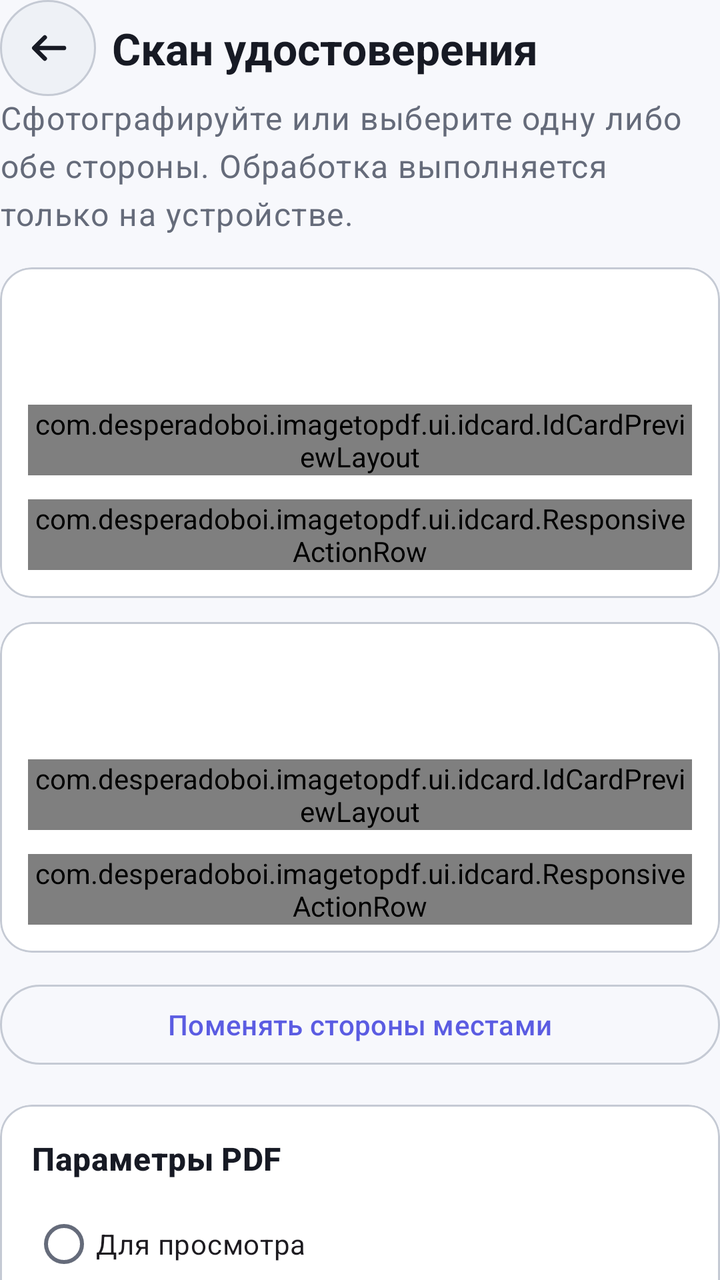
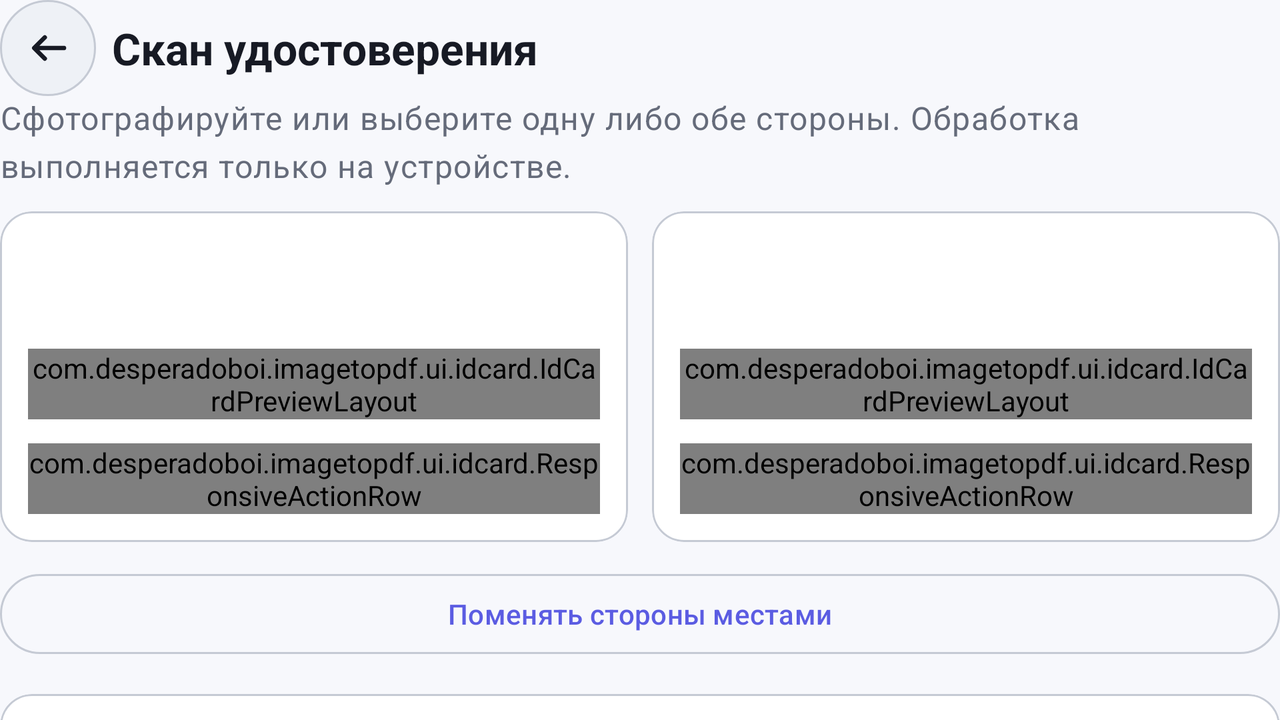

An Android layout and its configuration variant, each rendered on a device that would load it. The default file and the variant file are quoted in full after the pictures.
<!-- AndroidManifest.xml: application theme Theme.ImageToPDF.Starting -->
<!-- res/layout/fragment_id_card_scan.xml -->
<?xml version="1.0" encoding="utf-8"?>
<androidx.constraintlayout.widget.ConstraintLayout xmlns:android="http://schemas.android.com/apk/res/android"
    xmlns:app="http://schemas.android.com/apk/res-auto"
    xmlns:tools="http://schemas.android.com/tools"
    android:layout_width="match_parent"
    android:layout_height="match_parent"
    android:background="?android:attr/colorBackground">

    <ImageButton
        android:id="@+id/button_id_card_back"
        android:layout_width="@dimen/touch_target"
        android:layout_height="@dimen/touch_target"
        android:background="@drawable/bg_icon_button_round"
        android:contentDescription="@string/id_card_back_content_description"
        android:padding="12dp"
        android:src="@drawable/ic_action_back_24"
        app:layout_constraintStart_toStartOf="parent"
        app:layout_constraintTop_toTopOf="parent"
        app:tint="?attr/colorOnSurface" />

    <TextView
        android:id="@+id/text_id_card_title"
        android:layout_width="0dp"
        android:layout_height="wrap_content"
        android:layout_marginStart="8dp"
        android:gravity="center_vertical"
        android:maxLines="2"
        android:minHeight="@dimen/touch_target"
        android:text="@string/id_card_scan_title"
        android:textAppearance="?attr/textAppearanceTitleLarge"
        android:textColor="?attr/colorOnSurface"
        android:textStyle="bold"
        app:layout_constraintEnd_toEndOf="parent"
        app:layout_constraintStart_toEndOf="@id/button_id_card_back"
        app:layout_constraintTop_toTopOf="parent" />

    <androidx.core.widget.NestedScrollView
        android:id="@+id/scroll_id_card"
        android:layout_width="0dp"
        android:layout_height="0dp"
        android:clipToPadding="false"
        android:fillViewport="true"
        android:paddingBottom="@dimen/content_spacing_medium"
        app:layout_constraintBottom_toBottomOf="parent"
        app:layout_constraintEnd_toEndOf="parent"
        app:layout_constraintStart_toStartOf="parent"
        app:layout_constraintWidth_max="@dimen/id_card_content_max_width"
        app:layout_constraintTop_toBottomOf="@id/text_id_card_title">

        <LinearLayout
            android:layout_width="match_parent"
            android:layout_height="wrap_content"
            android:orientation="vertical">

            <TextView
                android:layout_width="match_parent"
                android:layout_height="wrap_content"
                android:text="@string/id_card_scan_explanation"
                android:textAppearance="?attr/textAppearanceBodyLarge"
                android:textColor="?attr/colorOnSurfaceVariant" />

            <include
                android:id="@+id/card_id_front"
                layout="@layout/view_id_card_side"
                android:layout_width="match_parent"
                android:layout_height="wrap_content"
                android:layout_marginTop="@dimen/content_spacing_medium" />

            <include
                android:id="@+id/card_id_back"
                layout="@layout/view_id_card_side"
                android:layout_width="match_parent"
                android:layout_height="wrap_content"
                android:layout_marginTop="@dimen/id_card_slot_spacing" />

            <com.google.android.material.button.MaterialButton
                android:id="@+id/button_id_card_swap"
                style="@style/Widget.Material3.Button.OutlinedButton"
                android:layout_width="match_parent"
                android:layout_height="wrap_content"
                android:layout_marginTop="@dimen/content_spacing_small"
                android:minHeight="@dimen/touch_target"
                android:text="@string/id_card_action_swap"
                android:visibility="gone"
                tools:visibility="visible" />

            <include layout="@layout/view_id_card_export_options" />

            <TextView
                android:id="@+id/text_id_card_export_status"
                android:layout_width="match_parent"
                android:layout_height="wrap_content"
                android:layout_marginTop="@dimen/content_spacing_small"
                android:accessibilityLiveRegion="polite"
                android:textAppearance="?attr/textAppearanceBodyMedium"
                android:textColor="?attr/colorOnSurfaceVariant"
                android:visibility="gone"
                tools:visibility="visible" />

            <ProgressBar
                android:id="@+id/progress_id_card_export"
                style="?android:attr/progressBarStyleHorizontal"
                android:layout_width="match_parent"
                android:layout_height="wrap_content"
                android:layout_marginTop="8dp"
                android:visibility="gone"
                tools:visibility="visible" />

            <com.google.android.material.button.MaterialButton
                android:id="@+id/button_id_card_cancel_export"
                style="@style/Widget.Material3.Button.TextButton"
                android:layout_width="match_parent"
                android:layout_height="wrap_content"
                android:minHeight="@dimen/touch_target"
                android:text="@string/id_card_cancel_export"
                android:visibility="gone"
                tools:visibility="visible" />

            <com.google.android.material.button.MaterialButton
                android:id="@+id/button_id_card_export"
                android:layout_width="match_parent"
                android:layout_height="wrap_content"
                android:layout_marginTop="@dimen/content_spacing_medium"
                android:minHeight="@dimen/primary_button_height"
                android:text="@string/id_card_create_pdf"
                app:icon="@drawable/ic_action_create_pdf_24" />

        </LinearLayout>

    </androidx.core.widget.NestedScrollView>

</androidx.constraintlayout.widget.ConstraintLayout>
<!-- res/layout/view_id_card_side.xml (included above) -->
<?xml version="1.0" encoding="utf-8"?>
<com.google.android.material.card.MaterialCardView xmlns:android="http://schemas.android.com/apk/res/android"
    xmlns:app="http://schemas.android.com/apk/res-auto"
    xmlns:tools="http://schemas.android.com/tools"
    android:layout_width="match_parent"
    android:layout_height="wrap_content"
    android:screenReaderFocusable="true"
    app:cardBackgroundColor="?attr/colorSurface"
    app:cardCornerRadius="@dimen/standard_card_corner_radius"
    app:cardElevation="0dp"
    app:strokeColor="?attr/colorOutline"
    app:strokeWidth="@dimen/standard_outline_width">

    <LinearLayout
        android:layout_width="match_parent"
        android:layout_height="wrap_content"
        android:orientation="vertical"
        android:padding="@dimen/id_card_side_padding">

        <TextView
            android:id="@+id/text_id_card_side_title"
            android:layout_width="match_parent"
            android:layout_height="wrap_content"
            android:textAppearance="?attr/textAppearanceTitleMedium"
            android:textColor="?attr/colorOnSurface"
            android:textStyle="bold" />

        <TextView
            android:id="@+id/text_id_card_side_state"
            android:layout_width="match_parent"
            android:layout_height="wrap_content"
            android:layout_marginTop="2dp"
            android:accessibilityLiveRegion="polite"
            android:textAppearance="?attr/textAppearanceBodyMedium"
            android:textColor="?attr/colorOnSurfaceVariant" />

        <com.desperadoboi.imagetopdf.ui.idcard.IdCardPreviewLayout
            android:id="@+id/layout_id_card_preview"
            android:layout_width="match_parent"
            android:layout_height="wrap_content"
            android:layout_marginTop="@dimen/content_spacing_small"
            android:background="@drawable/bg_id_card_preview">

            <ImageView
                android:id="@+id/image_id_card_preview"
                android:layout_width="match_parent"
                android:layout_height="match_parent"
                android:contentDescription="@null"
                android:importantForAccessibility="no"
                android:scaleType="fitCenter"
                android:visibility="gone" />

            <ImageView
                android:id="@+id/image_id_card_placeholder"
                android:layout_width="88dp"
                android:layout_height="64dp"
                android:layout_gravity="center"
                android:alpha="0.72"
                android:contentDescription="@null"
                android:importantForAccessibility="no"
                android:scaleType="fitCenter"
                android:src="@drawable/ic_tool_id_scan_safe" />

            <ProgressBar
                android:id="@+id/progress_id_card_side"
                android:layout_width="wrap_content"
                android:layout_height="wrap_content"
                android:layout_gravity="center"
                android:visibility="gone" />

            <TextView
                android:id="@+id/text_id_card_side_error"
                android:layout_width="match_parent"
                android:layout_height="match_parent"
                android:gravity="center"
                android:padding="16dp"
                android:textAppearance="?attr/textAppearanceBodyMedium"
                android:textColor="?attr/colorOnSurface"
                android:visibility="gone"
                tools:visibility="visible" />

        </com.desperadoboi.imagetopdf.ui.idcard.IdCardPreviewLayout>

        <com.desperadoboi.imagetopdf.ui.idcard.ResponsiveActionRow
            android:id="@+id/layout_id_card_empty_actions"
            android:layout_width="match_parent"
            android:layout_height="wrap_content"
            android:layout_marginTop="@dimen/content_spacing_small"
            android:baselineAligned="false"
            android:orientation="horizontal">

            <com.google.android.material.button.MaterialButton
                android:id="@+id/button_id_card_camera"
                style="@style/Widget.Material3.Button.OutlinedButton"
                android:layout_width="0dp"
                android:layout_height="wrap_content"
                android:layout_weight="1"
                android:breakStrategy="simple"
                android:hyphenationFrequency="none"
                android:maxLines="2"
                android:minHeight="@dimen/touch_target"
                android:text="@string/id_card_action_take_photo"
                app:icon="@drawable/ic_source_camera_24" />

            <com.google.android.material.button.MaterialButton
                android:id="@+id/button_id_card_gallery"
                style="@style/Widget.Material3.Button.OutlinedButton"
                android:layout_width="0dp"
                android:layout_height="wrap_content"
                android:layout_marginStart="8dp"
                android:layout_weight="1"
                android:breakStrategy="simple"
                android:hyphenationFrequency="none"
                android:maxLines="2"
                android:minHeight="@dimen/touch_target"
                android:text="@string/id_card_action_choose_image"
                app:icon="@drawable/ic_source_gallery_24" />

        </com.desperadoboi.imagetopdf.ui.idcard.ResponsiveActionRow>

        <LinearLayout
            android:id="@+id/layout_id_card_ready_actions"
            android:layout_width="match_parent"
            android:layout_height="wrap_content"
            android:layout_marginTop="@dimen/content_spacing_small"
            android:orientation="vertical"
            android:visibility="gone">

            <com.desperadoboi.imagetopdf.ui.idcard.ResponsiveActionRow
                android:id="@+id/layout_id_card_ready_source_actions"
                android:layout_width="match_parent"
                android:layout_height="wrap_content"
                android:baselineAligned="false"
                android:orientation="horizontal">

                <com.google.android.material.button.MaterialButton
                    android:id="@+id/button_id_card_replace"
                    style="@style/Widget.Material3.Button.TextButton"
                    android:layout_width="0dp"
                    android:layout_height="wrap_content"
                    android:layout_weight="1"
                    android:breakStrategy="simple"
                    android:hyphenationFrequency="none"
                    android:maxLines="2"
                    android:minHeight="@dimen/touch_target"
                    android:text="@string/id_card_action_replace" />

                <com.google.android.material.button.MaterialButton
                    android:id="@+id/button_id_card_retake"
                    style="@style/Widget.Material3.Button.TextButton"
                    android:layout_width="0dp"
                    android:layout_height="wrap_content"
                    android:layout_marginStart="4dp"
                    android:layout_weight="1"
                    android:breakStrategy="simple"
                    android:hyphenationFrequency="none"
                    android:maxLines="2"
                    android:minHeight="@dimen/touch_target"
                    android:text="@string/id_card_action_retake" />

            </com.desperadoboi.imagetopdf.ui.idcard.ResponsiveActionRow>

            <com.desperadoboi.imagetopdf.ui.idcard.ResponsiveActionRow
                android:id="@+id/layout_id_card_ready_edit_actions"
                android:layout_width="match_parent"
                android:layout_height="wrap_content"
                android:baselineAligned="false"
                android:orientation="horizontal">

                <com.google.android.material.button.MaterialButton
                    android:id="@+id/button_id_card_rotate"
                    style="@style/Widget.Material3.Button.TextButton"
                    android:layout_width="0dp"
                    android:layout_height="wrap_content"
                    android:layout_weight="1"
                    android:breakStrategy="simple"
                    android:hyphenationFrequency="none"
                    android:maxLines="2"
                    android:minHeight="@dimen/touch_target"
                    android:text="@string/id_card_action_rotate" />

                <com.google.android.material.button.MaterialButton
                    android:id="@+id/button_id_card_correct"
                    style="@style/Widget.Material3.Button.TextButton"
                    android:layout_width="0dp"
                    android:layout_height="wrap_content"
                    android:layout_marginStart="4dp"
                    android:layout_weight="1.4"
                    android:breakStrategy="simple"
                    android:hyphenationFrequency="none"
                    android:maxLines="2"
                    android:minHeight="@dimen/touch_target"
                    android:text="@string/id_card_action_correct" />

                <com.google.android.material.button.MaterialButton
                    android:id="@+id/button_id_card_delete"
                    style="@style/Widget.Material3.Button.TextButton"
                    android:layout_width="0dp"
                    android:layout_height="wrap_content"
                    android:layout_marginStart="4dp"
                    android:layout_weight="1"
                    android:breakStrategy="simple"
                    android:hyphenationFrequency="none"
                    android:maxLines="2"
                    android:minHeight="@dimen/touch_target"
                    android:text="@string/id_card_action_delete"
                    android:textColor="@color/destructive_icon" />

            </com.desperadoboi.imagetopdf.ui.idcard.ResponsiveActionRow>

        </LinearLayout>

    </LinearLayout>

</com.google.android.material.card.MaterialCardView>
<!-- res/layout/view_id_card_export_options.xml (included above) -->
<?xml version="1.0" encoding="utf-8"?>
<com.google.android.material.card.MaterialCardView xmlns:android="http://schemas.android.com/apk/res/android"
    xmlns:app="http://schemas.android.com/apk/res-auto"
    android:layout_width="match_parent"
    android:layout_height="wrap_content"
    android:layout_marginTop="@dimen/content_spacing_medium"
    app:cardBackgroundColor="?attr/colorSurface"
    app:cardCornerRadius="@dimen/standard_card_corner_radius"
    app:cardElevation="0dp"
    app:strokeColor="?attr/colorOutline"
    app:strokeWidth="@dimen/standard_outline_width">

    <LinearLayout
        android:layout_width="match_parent"
        android:layout_height="wrap_content"
        android:orientation="vertical"
        android:padding="16dp">

        <TextView
            android:layout_width="match_parent"
            android:layout_height="wrap_content"
            android:text="@string/id_card_export_options_title"
            android:textAppearance="?attr/textAppearanceTitleMedium"
            android:textColor="?attr/colorOnSurface"
            android:textStyle="bold" />

        <RadioGroup
            android:id="@+id/radio_group_id_card_preset"
            android:layout_width="match_parent"
            android:layout_height="wrap_content"
            android:layout_marginTop="8dp"
            android:orientation="vertical">

            <RadioButton
                android:id="@+id/radio_id_card_easy"
                android:layout_width="match_parent"
                android:layout_height="wrap_content"
                android:minHeight="@dimen/touch_target"
                android:text="@string/id_card_preset_easy" />

            <RadioButton
                android:id="@+id/radio_id_card_actual"
                android:layout_width="match_parent"
                android:layout_height="wrap_content"
                android:minHeight="@dimen/touch_target"
                android:text="@string/id_card_preset_actual" />

        </RadioGroup>

        <com.google.android.material.materialswitch.MaterialSwitch
            android:id="@+id/switch_id_card_watermark"
            android:layout_width="match_parent"
            android:layout_height="wrap_content"
            android:layout_marginTop="4dp"
            android:minHeight="@dimen/touch_target"
            android:text="@string/id_card_watermark_toggle" />

        <com.google.android.material.textfield.TextInputLayout
            android:id="@+id/input_layout_id_card_watermark"
            style="@style/Widget.Material3.TextInputLayout.OutlinedBox"
            android:layout_width="match_parent"
            android:layout_height="wrap_content"
            android:layout_marginTop="8dp"
            android:hint="@string/id_card_watermark_label"
            android:visibility="gone"
            app:counterEnabled="true"
            app:counterMaxLength="40">

            <com.google.android.material.textfield.TextInputEditText
                android:id="@+id/input_id_card_watermark"
                android:layout_width="match_parent"
                android:layout_height="wrap_content"
                android:imeOptions="flagNoExtractUi|actionDone"
                android:inputType="textCapCharacters"
                android:maxLength="40"
                android:maxLines="1" />

        </com.google.android.material.textfield.TextInputLayout>

    </LinearLayout>

</com.google.android.material.card.MaterialCardView>
<!-- resources referenced by this layout -->
<resources>
  <color name="destructive_icon">#FFC0364A</color>
  <dimen name="content_spacing_medium">16dp</dimen>
  <dimen name="content_spacing_small">12dp</dimen>
  <dimen name="id_card_content_max_width">760dp</dimen>
  <dimen name="id_card_side_padding">14dp</dimen>
  <dimen name="id_card_slot_spacing">12dp</dimen>
  <dimen name="primary_button_height">60dp</dimen>
  <dimen name="standard_card_corner_radius">16dp</dimen>
  <dimen name="standard_outline_width">1dp</dimen>
  <dimen name="touch_target">48dp</dimen>
  <!-- drawable bg_icon_button_round (drawable) -->
  <?xml version="1.0" encoding="utf-8"?>
  <ripple xmlns:android="http://schemas.android.com/apk/res/android"
      android:color="?attr/colorControlHighlight">
      <item>
          <shape android:shape="oval">
              <solid android:color="?attr/colorSurfaceVariant" />
              <stroke
                  android:width="@dimen/standard_outline_width"
                  android:color="?attr/colorOutline" />
          </shape>
      </item>
  </ripple>
  <!-- drawable ic_action_back_24 (drawable) -->
  <?xml version="1.0" encoding="utf-8"?>
  <vector xmlns:android="http://schemas.android.com/apk/res/android"
      android:width="24dp"
      android:height="24dp"
      android:viewportWidth="24"
      android:viewportHeight="24">
      <path
          android:fillColor="@android:color/transparent"
          android:pathData="M20,12H5.2M10.4,6.7L5.1,12L10.4,17.3"
          android:strokeColor="?attr/colorControlNormal"
          android:strokeLineCap="round"
          android:strokeLineJoin="round"
          android:strokeWidth="2.2" />
  </vector>
  <string name="id_card_action_choose_image">Выбрать изображение</string>
  <string name="id_card_action_correct">Исправить перспективу</string>
  <string name="id_card_action_delete">Удалить</string>
  <string name="id_card_action_replace">Заменить</string>
  <string name="id_card_action_retake">Переснять</string>
  <string name="id_card_action_rotate">Повернуть</string>
  <string name="id_card_action_swap">Поменять стороны местами</string>
  <string name="id_card_action_take_photo">Камера</string>
  <string name="id_card_back_content_description">Вернуться назад и удалить временные изображения удостоверения</string>
  <string name="id_card_cancel_export">Отменить создание PDF</string>
  <string name="id_card_create_pdf">Создать PDF</string>
  <string name="id_card_export_options_title">Параметры PDF</string>
  <string name="id_card_preset_actual">Натуральный размер</string>
  <string name="id_card_preset_easy">Для просмотра</string>
  <string name="id_card_scan_explanation">Сфотографируйте или выберите одну либо обе стороны. Обработка выполняется только на устройстве.</string>
  <string name="id_card_scan_title">Скан удостоверения</string>
  <string name="id_card_watermark_label">Текст водяного знака</string>
  <string name="id_card_watermark_toggle">Добавить водяной знак</string>
  <style name="Theme.ImageToPDF" parent="Base.Theme.ImageToPDF" />
  <!-- drawable splash_screen (drawable) -->
  <?xml version="1.0" encoding="utf-8"?>
  <layer-list xmlns:android="http://schemas.android.com/apk/res/android">
      <item android:drawable="@color/brand_navy_dark" />
      <item
          android:width="108dp"
          android:height="108dp"
          android:drawable="@drawable/ic_launcher_foreground"
          android:gravity="center" />
  </layer-list>
  <color name="brand_navy_dark">#FF081A3B</color>
  <color name="app_background">#FFF7F8FC</color>
  <color name="app_primary_text">#FF171A24</color>
  <color name="app_surface">#FFFFFFFF</color>
  <color name="app_surface_variant">#FFEEF1F6</color>
  <color name="app_secondary_text">#FF656B7A</color>
  <color name="app_accent">#FF5B5CE2</color>
  <color name="app_on_accent">#FFFFFFFF</color>
  <color name="app_accent_container">#FFE3E4FF</color>
  <color name="app_outline">#FFC5CAD4</color>
  <!-- some entries are left out for length -->
</resources>
<!-- res/layout-land/fragment_id_card_scan.xml (the repository's variant of the layout above) -->
<!-- drawn on the phone turned sideways -->
<?xml version="1.0" encoding="utf-8"?>
<androidx.constraintlayout.widget.ConstraintLayout xmlns:android="http://schemas.android.com/apk/res/android"
    xmlns:app="http://schemas.android.com/apk/res-auto"
    xmlns:tools="http://schemas.android.com/tools"
    android:layout_width="match_parent"
    android:layout_height="match_parent"
    android:background="?android:attr/colorBackground">

    <ImageButton
        android:id="@+id/button_id_card_back"
        android:layout_width="@dimen/touch_target"
        android:layout_height="@dimen/touch_target"
        android:background="@drawable/bg_icon_button_round"
        android:contentDescription="@string/id_card_back_content_description"
        android:padding="12dp"
        android:src="@drawable/ic_action_back_24"
        app:layout_constraintStart_toStartOf="parent"
        app:layout_constraintTop_toTopOf="parent"
        app:tint="?attr/colorOnSurface" />

    <TextView
        android:id="@+id/text_id_card_title"
        android:layout_width="0dp"
        android:layout_height="wrap_content"
        android:layout_marginStart="8dp"
        android:gravity="center_vertical"
        android:maxLines="2"
        android:minHeight="@dimen/touch_target"
        android:text="@string/id_card_scan_title"
        android:textAppearance="?attr/textAppearanceTitleLarge"
        android:textColor="?attr/colorOnSurface"
        android:textStyle="bold"
        app:layout_constraintEnd_toEndOf="parent"
        app:layout_constraintStart_toEndOf="@id/button_id_card_back"
        app:layout_constraintTop_toTopOf="parent" />

    <androidx.core.widget.NestedScrollView
        android:id="@+id/scroll_id_card"
        android:layout_width="0dp"
        android:layout_height="0dp"
        android:clipToPadding="false"
        android:fillViewport="true"
        android:paddingBottom="@dimen/content_spacing_medium"
        app:layout_constraintBottom_toBottomOf="parent"
        app:layout_constraintEnd_toEndOf="parent"
        app:layout_constraintStart_toStartOf="parent"
        app:layout_constraintWidth_max="@dimen/id_card_content_max_width"
        app:layout_constraintTop_toBottomOf="@id/text_id_card_title">

        <LinearLayout
            android:layout_width="match_parent"
            android:layout_height="wrap_content"
            android:orientation="vertical">

            <TextView
                android:layout_width="match_parent"
                android:layout_height="wrap_content"
                android:text="@string/id_card_scan_explanation"
                android:textAppearance="?attr/textAppearanceBodyLarge"
                android:textColor="?attr/colorOnSurfaceVariant" />

            <LinearLayout
                android:layout_width="match_parent"
                android:layout_height="wrap_content"
                android:layout_marginTop="@dimen/content_spacing_small"
                android:baselineAligned="false"
                android:orientation="horizontal">

                <include
                    android:id="@+id/card_id_front"
                    layout="@layout/view_id_card_side"
                    android:layout_width="0dp"
                    android:layout_height="wrap_content"
                    android:layout_weight="1" />

                <include
                    android:id="@+id/card_id_back"
                    layout="@layout/view_id_card_side"
                    android:layout_width="0dp"
                    android:layout_height="wrap_content"
                    android:layout_marginStart="@dimen/id_card_slot_spacing"
                    android:layout_weight="1" />

            </LinearLayout>

            <com.google.android.material.button.MaterialButton
                android:id="@+id/button_id_card_swap"
                style="@style/Widget.Material3.Button.OutlinedButton"
                android:layout_width="match_parent"
                android:layout_height="wrap_content"
                android:layout_marginTop="@dimen/content_spacing_small"
                android:minHeight="@dimen/touch_target"
                android:text="@string/id_card_action_swap"
                android:visibility="gone"
                tools:visibility="visible" />

            <include layout="@layout/view_id_card_export_options" />

            <TextView
                android:id="@+id/text_id_card_export_status"
                android:layout_width="match_parent"
                android:layout_height="wrap_content"
                android:layout_marginTop="@dimen/content_spacing_small"
                android:accessibilityLiveRegion="polite"
                android:textAppearance="?attr/textAppearanceBodyMedium"
                android:textColor="?attr/colorOnSurfaceVariant"
                android:visibility="gone"
                tools:visibility="visible" />

            <ProgressBar
                android:id="@+id/progress_id_card_export"
                style="?android:attr/progressBarStyleHorizontal"
                android:layout_width="match_parent"
                android:layout_height="wrap_content"
                android:layout_marginTop="8dp"
                android:visibility="gone"
                tools:visibility="visible" />

            <com.google.android.material.button.MaterialButton
                android:id="@+id/button_id_card_cancel_export"
                style="@style/Widget.Material3.Button.TextButton"
                android:layout_width="match_parent"
                android:layout_height="wrap_content"
                android:minHeight="@dimen/touch_target"
                android:text="@string/id_card_cancel_export"
                android:visibility="gone"
                tools:visibility="visible" />

            <com.google.android.material.button.MaterialButton
                android:id="@+id/button_id_card_export"
                android:layout_width="match_parent"
                android:layout_height="wrap_content"
                android:layout_marginTop="@dimen/content_spacing_medium"
                android:minHeight="@dimen/primary_button_height"
                android:text="@string/id_card_create_pdf"
                app:icon="@drawable/ic_action_create_pdf_24" />

        </LinearLayout>

    </androidx.core.widget.NestedScrollView>

</androidx.constraintlayout.widget.ConstraintLayout>
